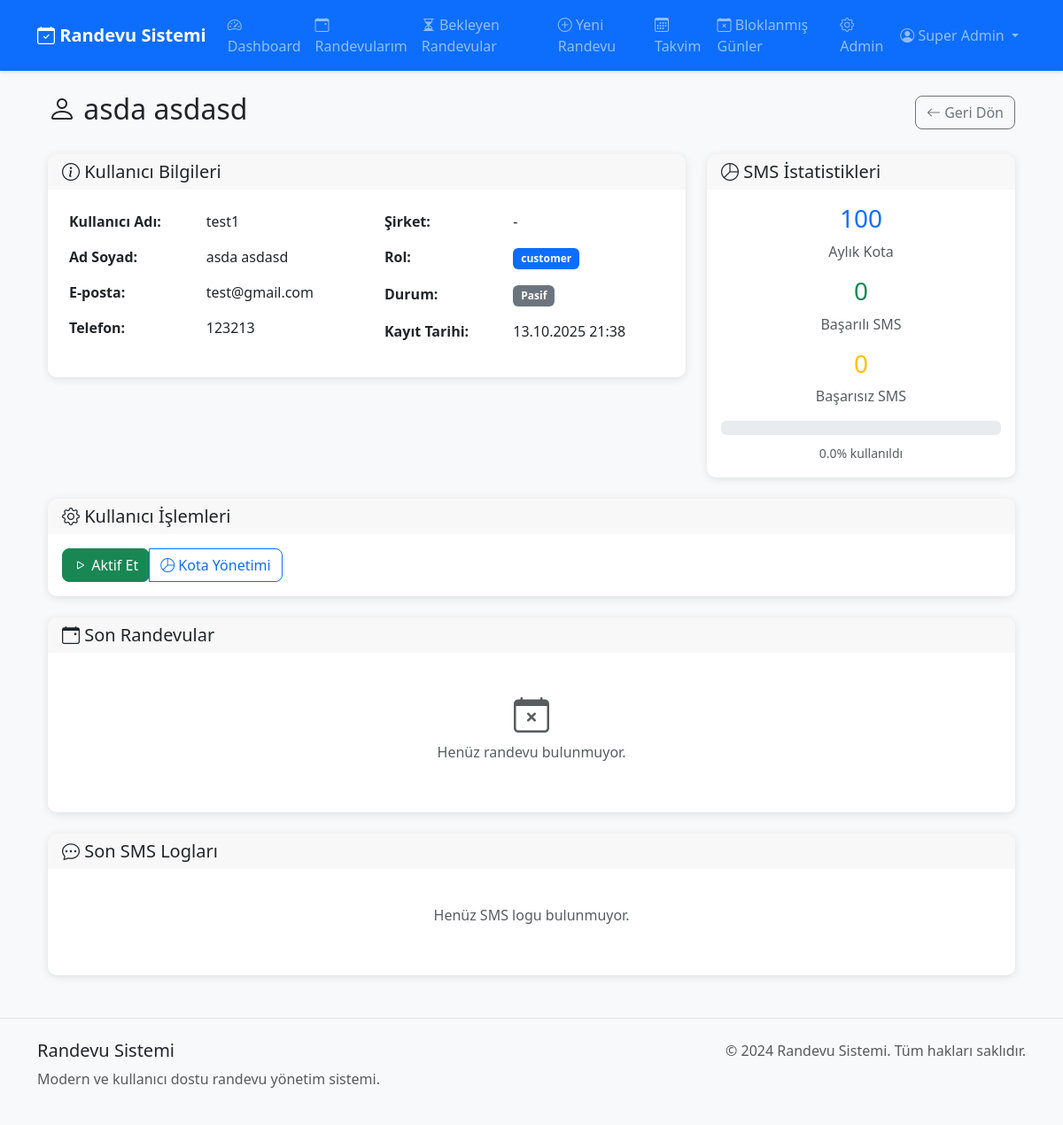
The app's page /admin/users/2 (signed in), older data.
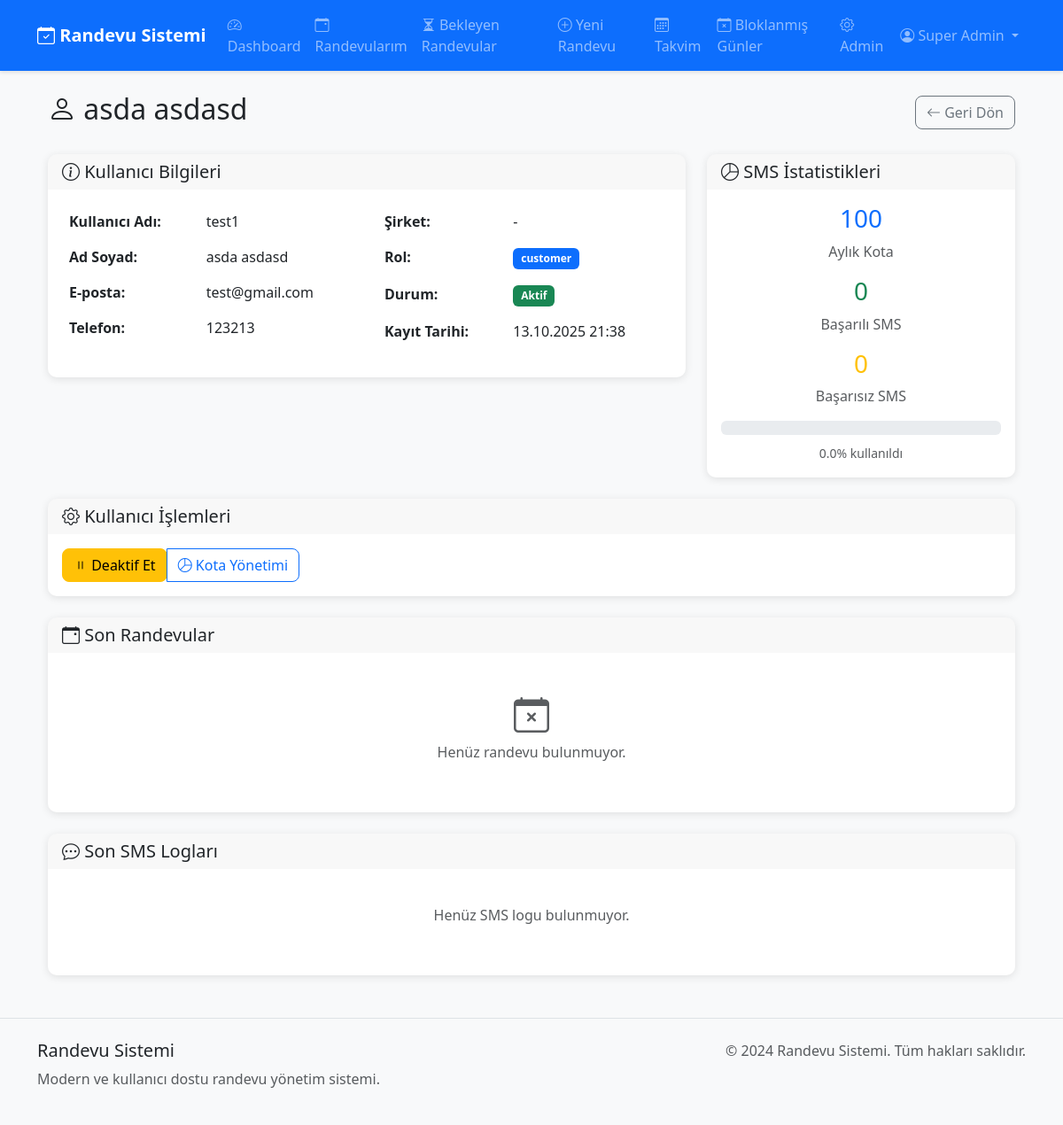
The same page, newer data.
### models.py (models this page shows, shortened)
class User(UserMixin, db.Model):
    __tablename__ = 'user'
    id = db.Column(db.Integer, primary_key=True)
    username = db.Column(db.String(80), unique=True, nullable=False)
    email = db.Column(db.String(120), unique=True, nullable=False)
    password_hash = db.Column(db.String(128), nullable=False)
    first_name = db.Column(db.String(50), nullable=False)
    last_name = db.Column(db.String(50), nullable=False)
    phone = db.Column(db.String(20))
    role = db.Column(db.String(20), default='customer')
    is_active = db.Column(db.Boolean, default=True)
    company_name = db.Column(db.String(100))
    logo_path = db.Column(db.String(200))
    sms_quota = db.Column(db.Integer, default=100)
    is_superadmin = db.Column(db.Boolean, default=False)  # Sistemin ana yöneticisi
    unique_link = db.Column(db.String(50), unique=True)
    created_at = db.Column(db.DateTime, default=datetime.utcnow)
    updated_at = db.Column(db.DateTime, default=datetime.utcnow, onupdate=datetime.utcnow)
    kvkk_accepted_at = db.Column(db.DateTime, nullable=True)  # KVKK onay tarihi
    session_token = db.Column(db.String(64), nullable=True)  # Tek oturum için
    appointments = db.relationship('Appointment', backref='user', lazy=True, cascade='all, delete-orphan')
    blocked_days = db.relationship('BlockedDay', backref='user', lazy=True, cascade='all, delete-orphan')
    clients = db.relationship('Client', backref='user', lazy=True, cascade='all, delete-orphan')
    sms_logs = db.relationship('SmsLog', backref='user', lazy=True, cascade='all, delete-orphan')
    def get_full_name(self):
        return f"{self.first_name} {self.last_name}"

### routes/admin.py (the view)
    def decorated_function(*args, **kwargs):
        if not current_user.is_authenticated:
            return redirect(url_for('auth.login'))
        if not getattr(current_user, 'is_superadmin', False):
            flash('Bu sayfaya erişim için superadmin yetkisi gerekli!', 'error')
            return redirect(url_for('dashboard.dashboard'))
        return f(*args, **kwargs)

### app.py (called while the page is built)
@login_manager.user_loader
def load_user(user_id):
    return User.query.get(int(user_id))

@app.before_request
def check_single_session():
    if current_user.is_authenticated:
        from models import User
        user_db = User.query.get(current_user.id)
        token_in_db = user_db.session_token if user_db else None
        token_in_session = session.get('session_token')
        if token_in_db:
            session['session_token'] = token_in_db
        if token_in_session and token_in_db and token_in_session != token_in_db:
            logout_user()
            session.pop('session_token', None)
            flash('Başka bir oturum açıldığı için çıkış yapıldı.', 'warning')
            return redirect(url_for('auth.login'))

### templates/admin/user_detail.html (shortened to what the changed rows need)
{% extends "base.html" %} {% block title %}{{ user.username }} - Kullanıcı Detayı{% endblock %} {% block content %}
<div class="container-fluid">
    <div class="row">
        <div class="col-12">
            <div class="d-flex justify-content-between align-items-center mb-4">
                <h2><i class="bi bi-person"></i> {{ user.get_full_name() }}</h2>
            </div>
        </div>
    </div>
    <div class="row mb-4">
        <div class="col-md-8">
            <div class="card">
                <div class="card-body">
                    <div class="row">
                        <div class="col-md-6">
                            <table class="table table-borderless">
                                <tr>
                                    <td>
                                        {% if user.is_active %}
                                        <span class="badge bg-success">Aktif</span> {% else %}
                                        <span class="badge bg-secondary">Pasif</span> {% endif %}
                                    </td>
                                </tr>
                            </table>
                        </div>
                    </div>
                </div>
            </div>
        </div>
                        {% set quota_usage = (sms_stats.successful / user.sms_quota * 100) if user.sms_quota > 0 else 0 %}
    </div>
    {% if user.id != current_user.id %}
    <div class="row mb-4">
        <div class="col-12">
            <div class="card">
                <div class="card-header">
                    <h5 class="card-title mb-0">
                        <i class="bi bi-gear"></i> Kullanıcı İşlemleri
                    </h5>
                </div>
                <div class="card-body">
                    <div class="btn-group" role="group">
                        <form method="POST" action="{{ url_for('admin.toggle_user_status', user_id=user.id) }}" style="display: inline;" onsubmit="return confirm('Kullanıcı durumunu değiştirmek istediğinizden emin misiniz?')">
                            <button type="submit" class="btn btn-{% if user.is_active %}warning{% else %}success{% endif %}">
                                <i class="bi bi-{% if user.is_active %}pause{% else %}play{% endif %}"></i>
                                {% if user.is_active %}Deaktif Et{% else %}Aktif Et{% endif %}
                            </button>
                        </form>
                        <a href="{{ url_for('admin.quota_management') }}" class="btn btn-outline-primary">
                            <i class="bi bi-pie-chart"></i> Kota Yönetimi
                        </a>
                    </div>
                </div>
            </div>
        </div>
    </div>
    {% endif %}
</div>
{% endblock %}

Row changes from the older to the newer data that the page shows:
changed User "asda asdasd": is_active False → True (drawn)
Text that changed along with them:
text no longer shown: "Pasif Aktif Et"
text now shown: "Aktif Deaktif Et"
